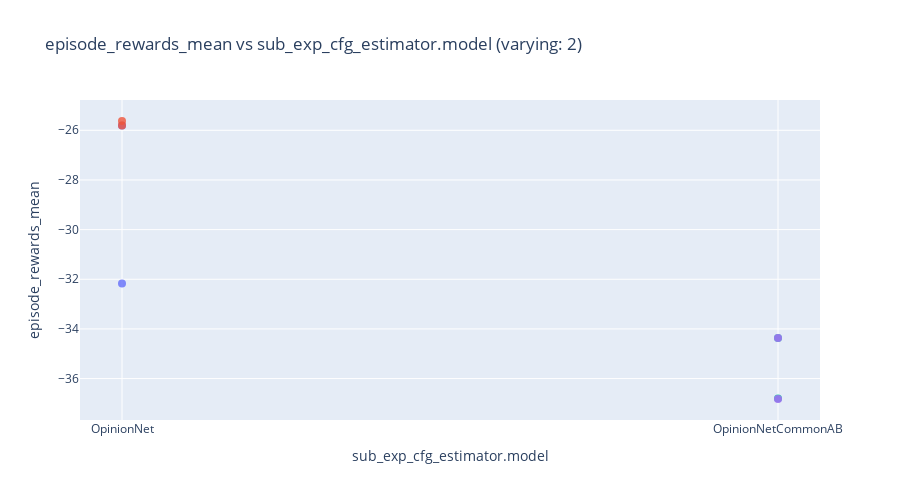
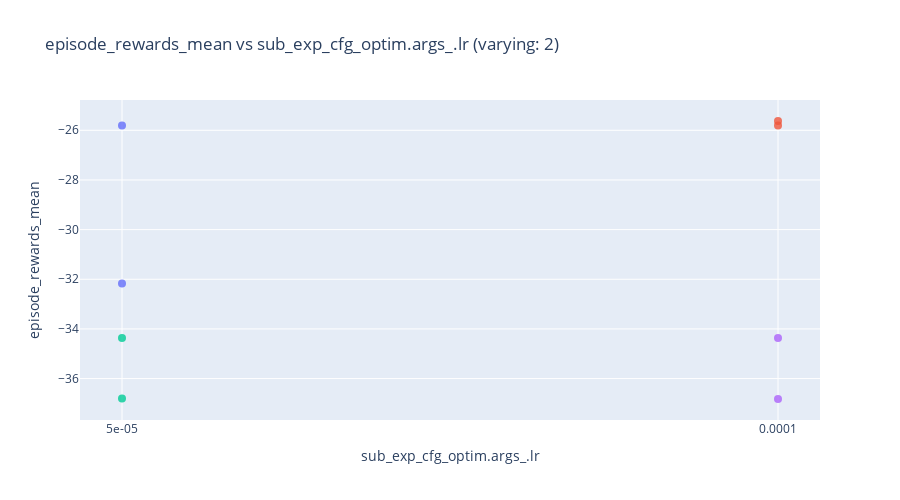

The code cell stored with these charts, in order, in its notebook:
### Code cell
import plotly.express as px

# --- config ---
target_col = "episode_rewards_mean"          # your target metric
color_col  = "experiment_name"               # optional color grouping
readable_names = {
    # optional friendly names; falls back to raw column name if missing
    # "hp_raw_name": "Pretty Name",
}

# --- build plots ---
varying_hps = [hp for hp in hyperparam_columns if sub_df[hp].nunique(dropna=False) > 1]

if not varying_hps:
    print("No hyperparameters with more than one unique value — nothing to plot.")
else:
    for hp in varying_hps:
        # Rename only the current x column (leave others as-is for hover)
        x_name = readable_names.get(hp, hp)
        plot_df = sub_df.rename(columns={hp: x_name})

        fig = px.scatter(
            plot_df,
            x=x_name,
            y=target_col,
            color=color_col if color_col in plot_df.columns else None,
            hover_data=hyperparam_columns,  # handy to inspect full config per point
            title=f"{target_col} vs {x_name} (varying: {sub_df[hp].nunique(dropna=False)})",
            height=500
        )
        fig.update_traces(mode="markers", marker=dict(size=8, opacity=0.8))
        fig.update_layout(showlegend=False)
        fig.show()

### Figure 1 — Plotly figure (JSON) as saved in the notebook; plotly's stock layout.template omitted (floating-point values rounded to 4 significant figures)
{"data": [{"customdata": [["5e-05", "fixed_res"], ["5e-05", "fixed_res"]], "hovertemplate": "experiment_name=0000_estimator.model_OpinionNet__optim.args_.lr_5e-05__experiment_fixed_res<br>sub_exp_cfg_estimator.model=%{x}<br>episode_rewards_mean=%{y}<br>sub_exp_cfg_optim.args_.lr=%{customdata[0]}<br>sub_exp_cfg_experiment=%{customdata[1]}<extra></extra>", "legendgroup": "0000_estimator.model_OpinionNet__optim.args_.lr_5e-05__experiment_fixed_res", "marker": {"color": "#636efa", "opacity": 0.8, "size": 8, "symbol": "circle"}, "mode": "markers", "name": "0000_estimator.model_OpinionNet__optim.args_.lr_5e-05__experiment_fixed_res", "orientation": "v", "showlegend": true, "type": "scatter", "x": ["OpinionNet", "OpinionNet"], "xaxis": "x", "y": [-32.17, -25.81], "yaxis": "y"}, {"customdata": [["0.0001", "fixed_res"], ["0.0001", "fixed_res"]], "hovertemplate": "experiment_name=0001_estimator.model_OpinionNet__optim.args_.lr_0.0001__experiment_fixed_res<br>sub_exp_cfg_estimator.model=%{x}<br>episode_rewards_mean=%{y}<br>sub_exp_cfg_optim.args_.lr=%{customdata[0]}<br>sub_exp_cfg_experiment=%{customdata[1]}<extra></extra>", "legendgroup": "0001_estimator.model_OpinionNet__optim.args_.lr_0.0001__experiment_fixed_res", "marker": {"color": "#EF553B", "opacity": 0.8, "size": 8, "symbol": "circle"}, "mode": "markers", "name": "0001_estimator.model_OpinionNet__optim.args_.lr_0.0001__experiment_fixed_res", "orientation": "v", "showlegend": true, "type": "scatter", "x": ["OpinionNet", "OpinionNet"], "xaxis": "x", "y": [-25.63, -25.81], "yaxis": "y"}, {"customdata": [["5e-05", "fixed_res"], ["5e-05", "fixed_res"]], "hovertemplate": "experiment_name=0002_estimator.model_OpinionNetCommonAB__optim.args_.lr_5e-05__experiment_fixed_res<br>sub_exp_cfg_estimator.model=%{x}<br>episode_rewards_mean=%{y}<br>sub_exp_cfg_optim.args_.lr=%{customdata[0]}<br>sub_exp_cfg_experiment=%{customdata[1]}<extra></extra>", "legendgroup": "0002_estimator.model_OpinionNetCommonAB__optim.args_.lr_5e-05__experiment_fixed_res", "marker": {"color": "#00cc96", "opacity": 0.8, "size": 8, "symbol": "circle"}, "mode": "markers", "name": "0002_estimator.model_OpinionNetCommonAB__optim.args_.lr_5e-05__experiment_fixed_res", "orientation": "v", "showlegend": true, "type": "scatter", "x": ["OpinionNetCommonAB", "OpinionNetCommonAB"], "xaxis": "x", "y": [-34.37, -36.8], "yaxis": "y"}, {"customdata": [["0.0001", "fixed_res"], ["0.0001", "fixed_res"]], "hovertemplate": "experiment_name=0003_estimator.model_OpinionNetCommonAB__optim.args_.lr_0.0001__experiment_fixed_res<br>sub_exp_cfg_estimator.model=%{x}<br>episode_rewards_mean=%{y}<br>sub_exp_cfg_optim.args_.lr=%{customdata[0]}<br>sub_exp_cfg_experiment=%{customdata[1]}<extra></extra>", "legendgroup": "0003_estimator.model_OpinionNetCommonAB__optim.args_.lr_0.0001__experiment_fixed_res", "marker": {"color": "#ab63fa", "opacity": 0.8, "size": 8, "symbol": "circle"}, "mode": "markers", "name": "0003_estimator.model_OpinionNetCommonAB__optim.args_.lr_0.0001__experiment_fixed_res", "orientation": "v", "showlegend": true, "type": "scatter", "x": ["OpinionNetCommonAB", "OpinionNetCommonAB"], "xaxis": "x", "y": [-34.37, -36.82], "yaxis": "y"}], "layout": {"height": 500, "legend": {"title": {"text": "experiment_name"}, "tracegroupgap": 0}, "showlegend": false, "title": {"text": "episode_rewards_mean vs sub_exp_cfg_estimator.model (varying: 2)"}, "xaxis": {"anchor": "y", "domain": [0, 1], "title": {"text": "sub_exp_cfg_estimator.model"}}, "yaxis": {"anchor": "x", "domain": [0, 1], "title": {"text": "episode_rewards_mean"}}}}

### Figure 2 — Plotly figure (JSON) as saved in the notebook; plotly's stock layout.template omitted (floating-point values rounded to 4 significant figures)
{"data": [{"customdata": [["OpinionNet", "fixed_res"], ["OpinionNet", "fixed_res"]], "hovertemplate": "experiment_name=0000_estimator.model_OpinionNet__optim.args_.lr_5e-05__experiment_fixed_res<br>sub_exp_cfg_optim.args_.lr=%{x}<br>episode_rewards_mean=%{y}<br>sub_exp_cfg_estimator.model=%{customdata[0]}<br>sub_exp_cfg_experiment=%{customdata[1]}<extra></extra>", "legendgroup": "0000_estimator.model_OpinionNet__optim.args_.lr_5e-05__experiment_fixed_res", "marker": {"color": "#636efa", "opacity": 0.8, "size": 8, "symbol": "circle"}, "mode": "markers", "name": "0000_estimator.model_OpinionNet__optim.args_.lr_5e-05__experiment_fixed_res", "orientation": "v", "showlegend": true, "type": "scatter", "x": ["5e-05", "5e-05"], "xaxis": "x", "y": [-32.17, -25.81], "yaxis": "y"}, {"customdata": [["OpinionNet", "fixed_res"], ["OpinionNet", "fixed_res"]], "hovertemplate": "experiment_name=0001_estimator.model_OpinionNet__optim.args_.lr_0.0001__experiment_fixed_res<br>sub_exp_cfg_optim.args_.lr=%{x}<br>episode_rewards_mean=%{y}<br>sub_exp_cfg_estimator.model=%{customdata[0]}<br>sub_exp_cfg_experiment=%{customdata[1]}<extra></extra>", "legendgroup": "0001_estimator.model_OpinionNet__optim.args_.lr_0.0001__experiment_fixed_res", "marker": {"color": "#EF553B", "opacity": 0.8, "size": 8, "symbol": "circle"}, "mode": "markers", "name": "0001_estimator.model_OpinionNet__optim.args_.lr_0.0001__experiment_fixed_res", "orientation": "v", "showlegend": true, "type": "scatter", "x": ["0.0001", "0.0001"], "xaxis": "x", "y": [-25.63, -25.81], "yaxis": "y"}, {"customdata": [["OpinionNetCommonAB", "fixed_res"], ["OpinionNetCommonAB", "fixed_res"]], "hovertemplate": "experiment_name=0002_estimator.model_OpinionNetCommonAB__optim.args_.lr_5e-05__experiment_fixed_res<br>sub_exp_cfg_optim.args_.lr=%{x}<br>episode_rewards_mean=%{y}<br>sub_exp_cfg_estimator.model=%{customdata[0]}<br>sub_exp_cfg_experiment=%{customdata[1]}<extra></extra>", "legendgroup": "0002_estimator.model_OpinionNetCommonAB__optim.args_.lr_5e-05__experiment_fixed_res", "marker": {"color": "#00cc96", "opacity": 0.8, "size": 8, "symbol": "circle"}, "mode": "markers", "name": "0002_estimator.model_OpinionNetCommonAB__optim.args_.lr_5e-05__experiment_fixed_res", "orientation": "v", "showlegend": true, "type": "scatter", "x": ["5e-05", "5e-05"], "xaxis": "x", "y": [-34.37, -36.8], "yaxis": "y"}, {"customdata": [["OpinionNetCommonAB", "fixed_res"], ["OpinionNetCommonAB", "fixed_res"]], "hovertemplate": "experiment_name=0003_estimator.model_OpinionNetCommonAB__optim.args_.lr_0.0001__experiment_fixed_res<br>sub_exp_cfg_optim.args_.lr=%{x}<br>episode_rewards_mean=%{y}<br>sub_exp_cfg_estimator.model=%{customdata[0]}<br>sub_exp_cfg_experiment=%{customdata[1]}<extra></extra>", "legendgroup": "0003_estimator.model_OpinionNetCommonAB__optim.args_.lr_0.0001__experiment_fixed_res", "marker": {"color": "#ab63fa", "opacity": 0.8, "size": 8, "symbol": "circle"}, "mode": "markers", "name": "0003_estimator.model_OpinionNetCommonAB__optim.args_.lr_0.0001__experiment_fixed_res", "orientation": "v", "showlegend": true, "type": "scatter", "x": ["0.0001", "0.0001"], "xaxis": "x", "y": [-34.37, -36.82], "yaxis": "y"}], "layout": {"height": 500, "legend": {"title": {"text": "experiment_name"}, "tracegroupgap": 0}, "showlegend": false, "title": {"text": "episode_rewards_mean vs sub_exp_cfg_optim.args_.lr (varying: 2)"}, "xaxis": {"anchor": "y", "domain": [0, 1], "title": {"text": "sub_exp_cfg_optim.args_.lr"}}, "yaxis": {"anchor": "x", "domain": [0, 1], "title": {"text": "episode_rewards_mean"}}}}
